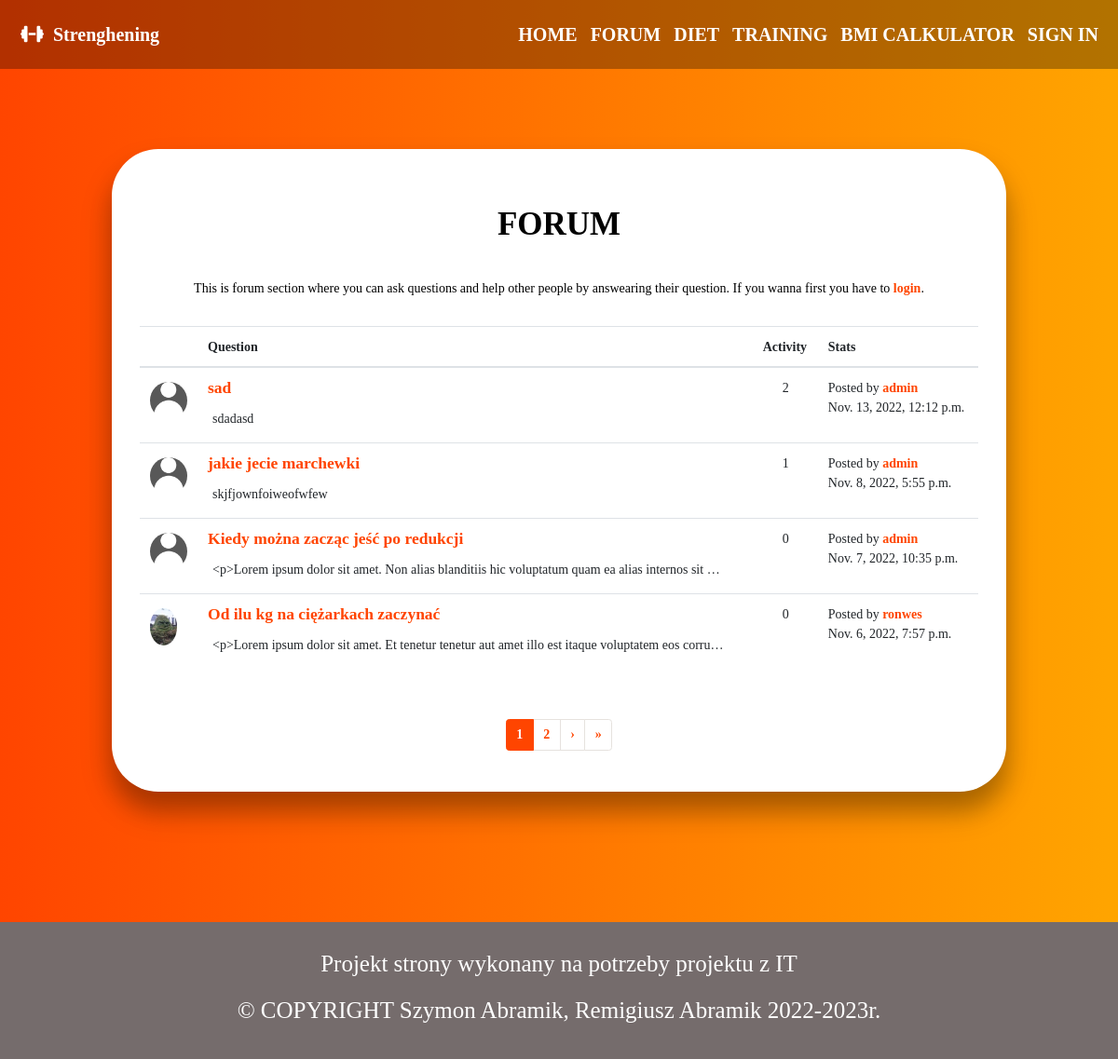
Before: /forum/ with the older database file.
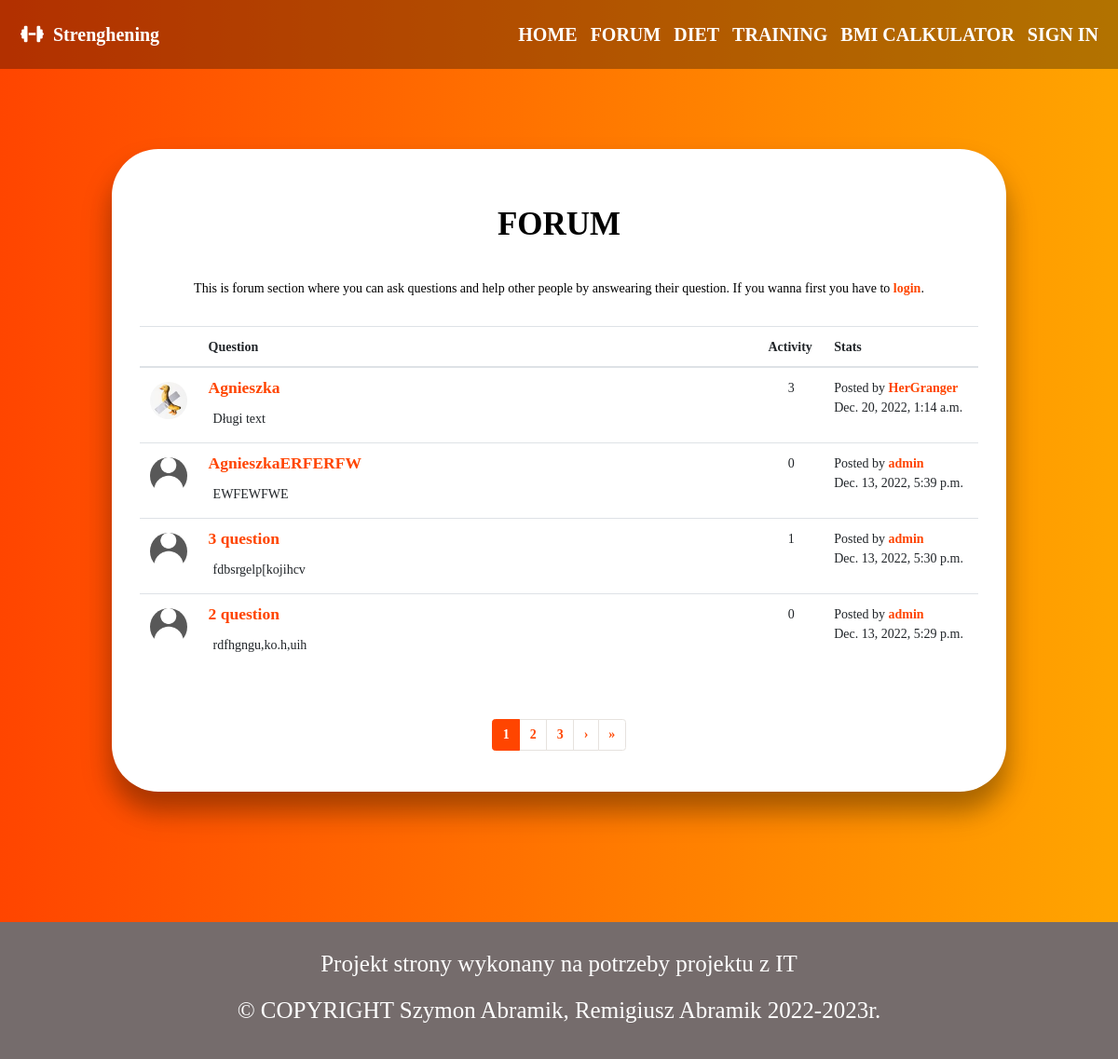
After: the same page with the newer database file.
### forum/models.py (models this page shows, shortened)
class Post(models.Model):
    name = models.CharField(max_length=100)
    context = models.TextField(max_length=1000)
    author = models.ForeignKey(Profile, on_delete=models.CASCADE, null=True)
    start_date = models.DateTimeField(auto_now_add=True)
    slug = models.SlugField(unique=True, blank=True, null=True)
    number = models.IntegerField(null=True)
    def get_absolute_url(self):
        return reverse("forum:detail", args=[self.slug])

### login/models.py (models this page shows, shortened)
class Profile(models.Model):
    user = models.OneToOneField(User, null=True, on_delete=models.CASCADE)
    image = models.ImageField(default="profile_pics/default.png", upload_to='profile_pics')
    description = models.TextField(max_length=1000, default="You didn't change your description yet!")
    slug = models.SlugField(unique=True, blank=True, null=True)
    def __str__(self):
        return f'{self.user.username}'
    def get_absolute_url(self):
        return reverse("login:profile", args=[self.slug])

### forum/views.py (the view)
# urls.py: path('', views.indexView, name='index'),
def indexView(request):
    p = Paginator(Post.objects.all().order_by('-start_date'), 4)
    page = request.GET.get('page')
    posts = p.get_page(page)
    context = {
        'posts': posts,
    }
    return render(request, 'forum/index.html', context)

### forum/templates/forum/index.html (shortened to what this page needs)
{% extends 'home/base.html' %}
{% block head %}
    {% load static %}
    <link href="{% static 'forum/style.css' %}" rel="stylesheet" >
{% endblock %}
{% block body %}
<div class="padding-top"></div>
<div class="container-fluid">
    <div class="justify-content-center">
      <div class="text-center">
        <h1>FORUM</h1>
        <p>This is forum section where you can ask questions and help other people by answearing their question.
          {% if user.is_authenticated %}
          If you wanna ask <a href="{% url 'forum:add' %}">clik here</a>.
          {% else %}
          If you wanna first you have to <a href="{% url 'login:login' %}">login</a>.
          {% endif %}
        </p>
      </div>
      <table class="table table-hover">
        <thead>
          <tr>
            <th scope="col"></th>
            <th scope="col">Question</th>
            <th scope="col">Activity</th>
            <th scope="col">Stats</th>
          </tr>
        </thead>
        <tbody>
          {% for post in posts %}
            <tr>
              <td><img class="rounded-circle profile-picture" src="{{ post.author.image.url }}"></td>
              <td><h5><a href="{{ post.get_absolute_url }}">{{ post.name }}</a></h5><p class="fifty-chars">{{ post.context }}</p></td>
              <td class="activity">{{ post.comments.all.count }}</td>
              <td>Posted by <a href="{{ post.author.get_absolute_url }}">{{ post.author }}</a><br>{{ post.start_date }}</td>
            </tr>
          {% endfor %}
        </tbody>
      </table>
      <nav aria-label="page-navigation">
        <ul class="pagination justify-content-center">
          {% for i in posts.paginator.page_range %}
            <li class="{% if posts.number == i %}active {% endif %}page-item"><a class="page-link" href="?page={{ forloop.counter }}">{{ forloop.counter }}</a></li>
          {% endfor %}
          {% if posts.has_next %}
            <li class="page-item"><a class="page-link" href="?page={{ posts.next_page_number }}"><span aria-hidden="true">&rsaquo;</span></a></li>
            <li class="page-item"><a class="page-link" href="?page={{ posts.paginator.num_pages }}"><span aria-hidden="true">&raquo;</span></a></li>
          {% endif %}
        </ul>
      </nav>
    </div>
</div>
<div class="padding-bottom"></div>
{% endblock %}

Changed rows visible on the page:
removed Post: author.image (placeholder picture), name "sad", context "sdadasd", comments.all.count "2", author "admin", start_date "Nov. 13, 2022, 12:12 p.m."
no longer on this page (row edited): Post: author.image (placeholder picture), name "jakie jecie marchewki", context "skjfjownfoiweofwfew", comments.all.count "1", author "admin", start_date "Nov. 8, 2022, 5:55 p.m."
no longer on this page (row edited): Post: author.image (placeholder picture), name "Kiedy można zacząc jeść po redukcji", context "<p>Lorem ipsum dolor sit amet. Non alias blanditiis hic voluptatum quam ea alias internos sit…", comments.all.count "0", author "admin", start_date "Nov. 7, 2022, 10:35 p.m."
no longer on this page (row edited): Post: author.image (picture), name "Od ilu kg na ciężarkach zaczynać", context "<p>Lorem ipsum dolor sit amet. Et tenetur tenetur aut amet illo est itaque voluptatem eos corru…", comments.all.count "0", author "ronwes", start_date "Nov. 6, 2022, 7:57 p.m."
added Post: author.image (picture), name "Agnieszka", context "Długi text", comments.all.count "3", author "HerGranger", start_date "Dec. 20, 2022, 1:14 a.m."
added Post: author.image (placeholder picture), name "AgnieszkaERFERFW", context "EWFEWFWE", comments.all.count "0", author "admin", start_date "Dec. 13, 2022, 5:39 p.m."
added Post: author.image (placeholder picture), name "3 question", context "fdbsrgelp[kojihcv", comments.all.count "1", author "admin", start_date "Dec. 13, 2022, 5:30 p.m."
added Post: author.image (placeholder picture), name "2 question", context "rdfhgngu,ko.h,uih", comments.all.count "0", author "admin", start_date "Dec. 13, 2022, 5:29 p.m."
Other visible differences:
new list line: "3"
